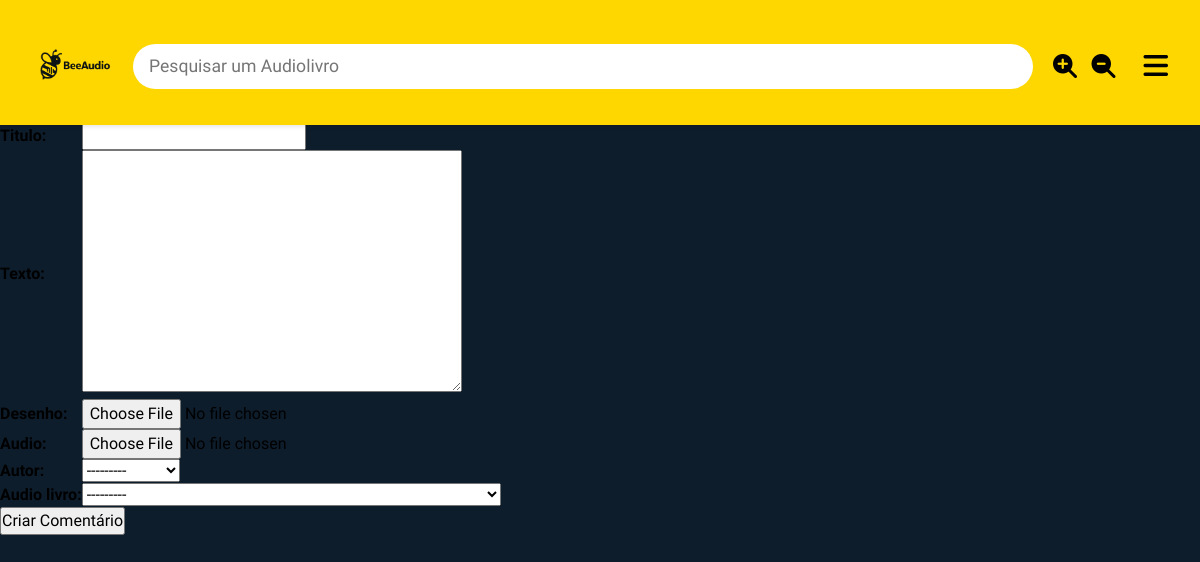
/audiolivro/1/comentario/novo, run on an earlier commit of the app's database.
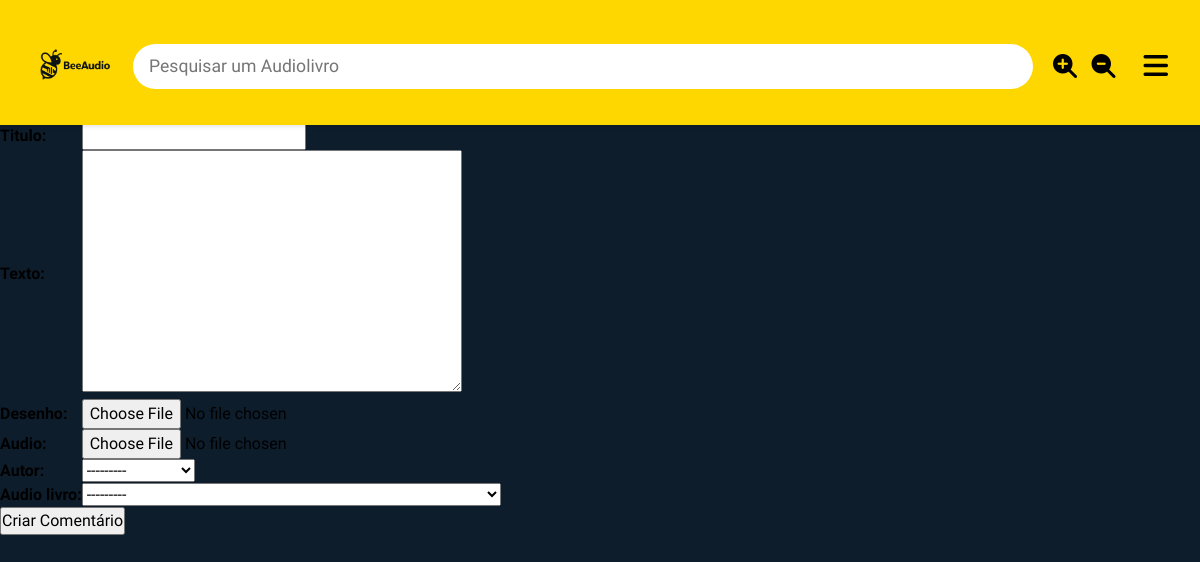
And on a later commit of the database.
### tfc/models.py (models this page shows, shortened)
class AudioLivro(models.Model):
    CATEGORIAS_CHOICES = [
        ('Aventura', 'Aventura'),
        ('Ação', 'Ação'),
        ('Fantasia', 'Fantasia'),
        ('Mistério', 'Mistério'),
        ('Fábula', 'Fábula'),
        ('História', 'História'),
        ('Conto de Fadas', 'Conto de Fadas'),
    ]
    titulo = models.CharField(max_length=200)
    autor = models.CharField(max_length=100)
    capa = models.ImageField(upload_to='capas/', null=True, blank=True)
    descricao = models.TextField(max_length=500)
    descricaoAudio = models.FileField(upload_to='descricao_audios/', null=True, blank=True)
    categoria = models.CharField(max_length=100, choices=CATEGORIAS_CHOICES)
    faixa_etaria = models.CharField(max_length=50, null=True, blank=True)
    audio = models.FileField(upload_to='audios/')
    gravado_por = models.ForeignKey('Familia', on_delete=models.SET_NULL, null=True, blank=True)
    link_informacoes = models.URLField(max_length=200,null=True,blank=True,help_text="URL para mais informações (loja, Biblioteca Nacional, etc.)")
    publicado = models.BooleanField(default=False)
    @property
    def duracao(self):
        if self.audio:
            file_path = self.audio.path
        return None
    @property
    def duracao_formatada(self):
        duracao = self.duracao
        if duracao:
            minutos = int(duracao // 60)
            segundos = int(duracao % 60)
            return f"{minutos}m {segundos}s"
        return "Desconhecido"
    def __str__(self):
        return f"{self.titulo} ({self.duracao_formatada})"

### tfc/views.py (the view)
# urls.py: path('audiolivro/<int:audiolivro_id>/comentario/novo', views.criarComentario_view, name='criarComentario'),
def criarComentario_view(request, audiolivro_id):
    audiolivro = get_object_or_404(AudioLivro, id=audiolivro_id)
    form = ComentarioForm(request.POST or None, request.FILES)
    if form.is_valid():
        comentario = form.save(commit=False)
        comentario.audiolivro = audiolivro
        comentario.save()
        return redirect('tfc:detalhe_audiolivro', audiolivro_id=audiolivro.id)
    context = {'form': form, 'audiolivro': audiolivro}
    return render(request, 'tfc/criarComentario.html', context)

### tfc/forms.py
class ComentarioForm(forms.ModelForm):
    class Meta:
        model = Comentario
        fields = '__all__'

### tfc/models.py (called while the page is built)
    def __str__(self):
        return self.nome

### tfc/templates/tfc/criarComentario.html (shortened to what this page needs)
{% extends 'tfc/layout.html' %}
{% block content %}
    <h3>Novo Comentário</h3>
    <form action="" method="post" enctype='multipart/form-data'>
      <table>
          {{ form }}
      </table>
      <input type="submit" value="Criar Comentário">
    </form>
{% endblock %}

What changed in the data, as far as the page shows it:
no longer on this page (row edited): AudioLivro: autor "---------"
Also different on the page:
form field autor: (not shown) → "---------"
